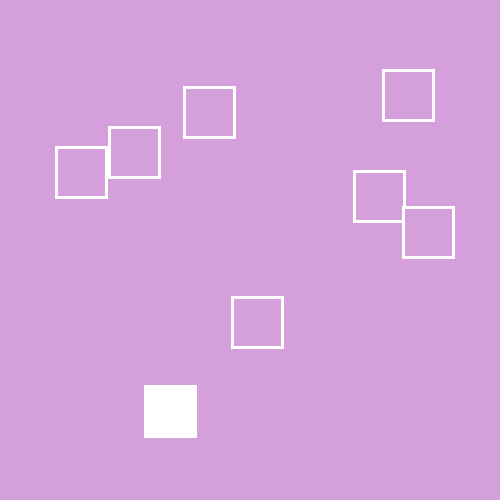
Frame 1 (no input)
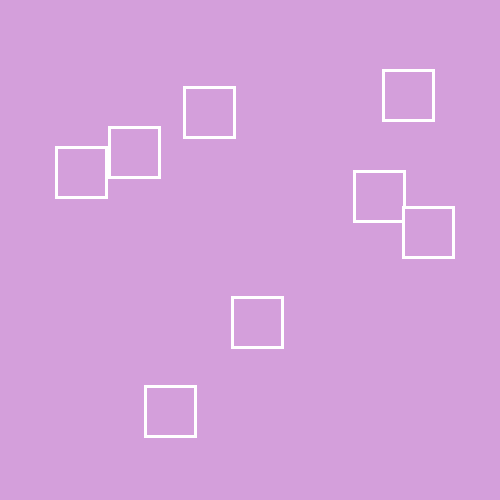
Frame 60 (the mouse pressed at the canvas centre just before this capture)
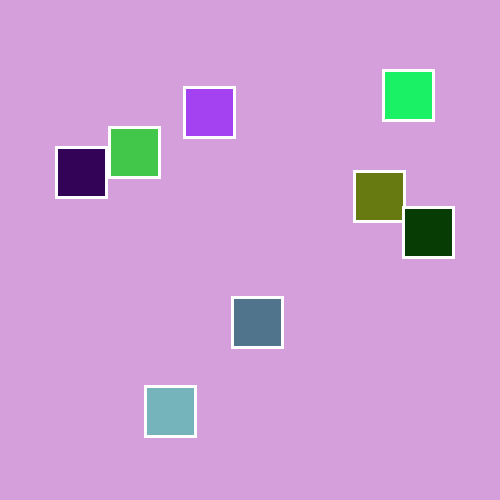
Frame 120 (the mouse held since frame 60 and released just before this capture)

The Processing sketch that drew these frames (run headless with seeded random() and noise(); from frame 60 on, the mouse is pressed at the canvas centre):

// Processing sketch: processing_33957
// ── processing_33957.pde

int numSquares = 8;
float [] squareX = new float[numSquares];
float [] squareY = new float[numSquares];

float r[]= new float[numSquares];
float g[]= new float[numSquares];
float b[]= new float[numSquares];

int [] sides = new int[numSquares];

int timeOff = 1000;
int timeOn = 2000;
int lastTime;
boolean colorOn = true;


void setup(){
  size(500,500);
  smooth();
  lastTime = millis();
  for(int i=0; i< numSquares; i++){
    stroke(255);
    strokeWeight(3);
    r[i]=random(255);
    g[i]=random(255);
    b[i]=random(255);
    
    sides[i] = 50;
    squareX[i] = round(random(sides[i], width-sides[i]));
    squareY[i] = round(random(sides[1], height-sides[i]));
    
    println("R" + r[i] + "G" + g[i] + "B" + b[i]);
  }
}

void draw(){
    background(212,159,219);
    for(int j=0; j< numSquares ; j++){
    rect(squareX[j], squareY[j], sides[j], sides[j]);
    fill(r[j],g[j],b[j]);
    
  if(colorOn == true){
     fill(212,159,219); 
     
  if(timeOn < millis() - lastTime){
      colorOn = false;
      lastTime = millis();
     }
    
   }else{
     if(timeOff < millis() - lastTime){
       colorOn = true;
       lastTime = millis();
       
     }
   }
  }
 }
 
 void mousePressed(){
     background(146,245,153);

}
    
